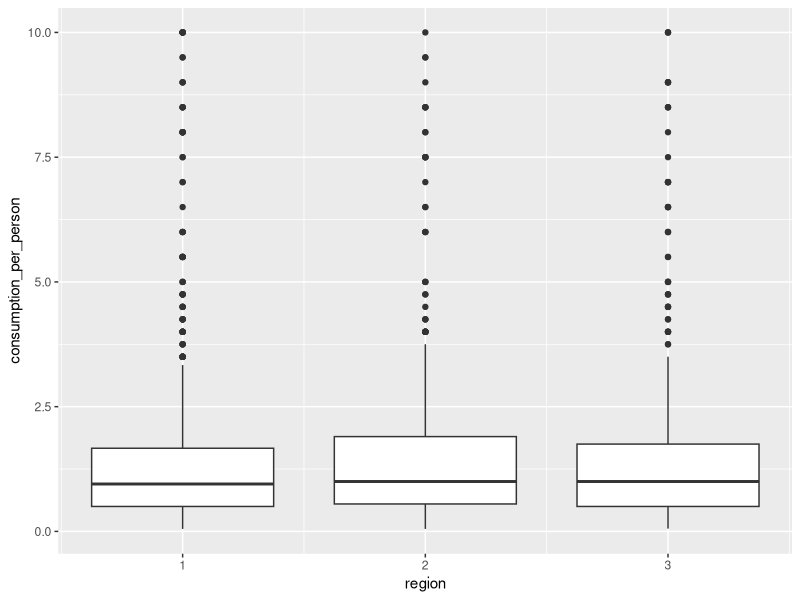

R code for this plot:
## ---- chunk 1
# Load the haven package
library(haven)

# Import roster data
ihs5_roster <- read_dta(here::here("mwi-ihs5-sample-data", "hh_mod_a_filt_vMAPS.dta"))

# Preview the data
head(ihs5_roster )
## ---- chunk 2
# Load the readr package
library(readr)

# Import unit conversion factors data
ihs5_unit_conversion_factors <- read_csv(here::here("mwi-ihs5-sample-data", "IHS5_UNIT_CONVERSION_FACTORS_vMAPS.csv"))

# Preview the data
head(ihs5_unit_conversion_factors)
## ---- chunk 3
library(dplyr) # data manipulation
library(haven) # data import
library(here) # file paths
## ---- chunk 4
# Import the data
ihs5_consumption <- read_dta(here::here("mwi-ihs5-sample-data", "HH_MOD_G1_vMAPS.dta"))
## ---- chunk 5
# Subset the data
ihs5_consumption_subset <- select(ihs5_consumption, case_id, HHID, hh_g01, hh_g01_oth, hh_g02, hh_g03a, hh_g03b, hh_g03b_label, hh_g03b_oth, hh_g03c, hh_g03c_1)
## ---- chunk 6
ihs5_consumption <- select(
    ihs5_consumption,
    case_id,
    HHID,
    hh_g01,
    hh_g01_oth,
    hh_g02,
    hh_g03a,
    hh_g03b,
    hh_g03b_label,
    hh_g03b_oth,
    hh_g03c,
    hh_g03c_1
)
## ---- chunk 7
# Rename the columns
ihs5_consumption <-
    rename(ihs5_consumption,
           consumedYN = hh_g01,
           food_item = hh_g02)
## ---- chunk 8
# Reload the data to start from scratch
ihs5_consumption <-
    read_dta(here::here("mwi-ihs5-sample-data", "HH_MOD_G1_vMAPS.dta"))

# Rename the columns
ihs5_consumption <-
    rename(
        ihs5_consumption,
        consumedYN = hh_g01,
        food_item = hh_g02,
        food_item_other = hh_g01_oth,
        consumption_quantity = hh_g03a,
        consumption_unit = hh_g03b,
        consumption_unit_label = hh_g03b_label,
        consumption_unit_oth = hh_g03b_oth,
        consumption_subunit_1 = hh_g03c,
        consumption_subunit_2 = hh_g03c_1
    )
## ---- chunk 9
# Subset the data
ihs5_consumption <- filter(ihs5_consumption, consumedYN == 1)
## ---- chunk 10
# Read, subset and rename the data
ihs5_consumption <-
    read_dta(here::here("mwi-ihs5-sample-data", "HH_MOD_G1_vMAPS.dta")) |>
    select(
        case_id,
        HHID,
        hh_g01,
        hh_g01_oth,
        hh_g02,
        hh_g03a,
        hh_g03b,
        hh_g03b_label,
        hh_g03b_oth,
        hh_g03c,
        hh_g03c_1
    ) %>%
    rename(
        consumedYN = hh_g01,
        food_item = hh_g02,
        food_item_other = hh_g01_oth,
        consumption_quantity = hh_g03a,
        consumption_unit = hh_g03b,
        consumption_unit_label = hh_g03b_label,
        consumption_unit_oth = hh_g03b_oth,
        consumption_subunit_1 = hh_g03c,
        consumption_subunit_2 = hh_g03c_1
    )
## ---- chunk 11
ihs5_consumption <- ihs5_consumption |>
    mutate(food_item_code = as.character(food_item))
## ---- chunk 12
ihs5_consumption <- ihs5_consumption |>
    mutate(hh_members = sample(1:10, nrow(ihs5_consumption), replace = TRUE))
## ---- chunk 13
ihs5_consumption <- ihs5_consumption |>
    mutate(consumption_per_person = consumption_quantity / hh_members)
## ---- chunk 14
# Import the data
ihs5_household_identifiers <-
    read_dta(here::here("mwi-ihs5-sample-data", "hh_mod_a_filt_vMAPS.dta"))

# Join the data
ihs5_consumption_j1 <- ihs5_consumption |>
    left_join(ihs5_household_identifiers, by = "HHID")
## ---- chunk 15
# Import the data
ihs5_household_identifiers <-
    read_dta(here::here("mwi-ihs5-sample-data", "hh_mod_a_filt_vMAPS.dta"))

# Join the data
ihs5_consumption <- ihs5_consumption |>
    left_join(ihs5_household_identifiers)
## ---- chunk 16
# Summarise the data
ihs5_consumption_summary <- ihs5_consumption |>
    group_by(food_item) |>
    summarise(consumption_per_person = mean(consumption_per_person, na.rm = TRUE))
## ---- chunk 17
# Summarise the data
ihs5_consumption_summary <- ihs5_consumption |>
    group_by(food_item) |>
    summarise(
        consumption_per_person_mean = mean(consumption_per_person, na.rm = TRUE),
        consumption_per_person_sd = sd(consumption_per_person, na.rm = TRUE)
    )
## ---- chunk 18
# Summarise the data
ihs5_consumption_summary <- ihs5_consumption |>
    group_by(food_item, region) |>
    summarise(
        consumption_per_person_mean = mean(consumption_per_person, na.rm = TRUE),
        consumption_per_person_sd = sd(consumption_per_person, na.rm = TRUE)
    )
## ---- chunk 19
# Load the ggplot2 package
library(ggplot2)

#  Plot the data
ihs5_consumption |>
    # Add plot aesthetics
    ggplot(aes(x = region, y = consumption_per_person, group = region)) +
    # Add plot type
    geom_boxplot() 
